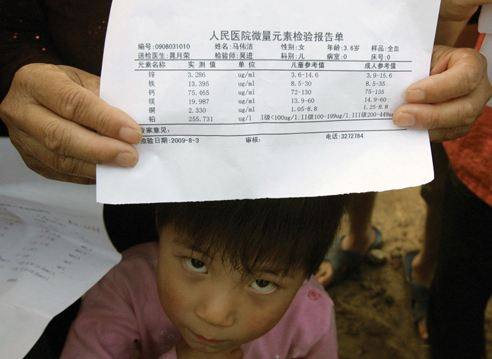
#> input picture 5.jpg, 492 x 359 px, found by its file name
$ python main.py   (older library calls are emulated)
#> lines starting #> are read from the running program, lines starting #| are printed output that depends on the picture; after the words box and inside, x2 and y2 are one past the last pixel; in counts of white or black regions, pixels touching at a corner belong together
# -*- coding: utf-8 -*-
import cv2
import numpy as np

class Detect(object):
    def __init__(self,path):
        self.path = path
    def load_gray(self):
        gray_img = cv2.imread(self.path,cv2.IMREAD_GRAYSCALE)
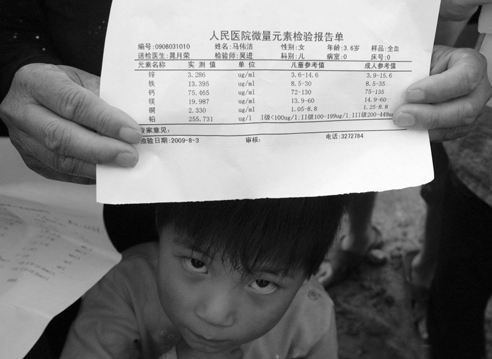
#> gray_img: shape (359, 492); min 0, max 255, mean 122.4
        return gray_img
    def preprocess(self,img):
        # 提取边缘 对y方向求梯度
        sobel_ = cv2.Sobel(img, cv2.CV_8U, 0, 1, ksize=3)
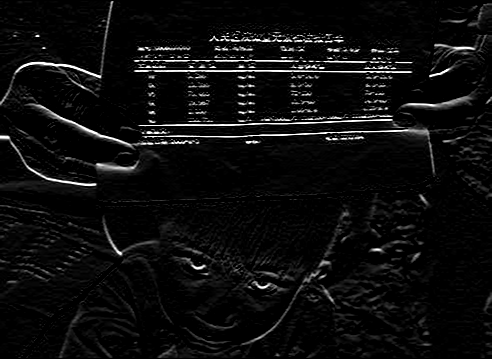
#> sobel_: shape (359, 492); min 0, max 255, mean 13

        # otsu 阈值选择
        _,binary = cv2.threshold(sobel_,0,255,cv2.THRESH_OTSU+cv2.THRESH_BINARY)
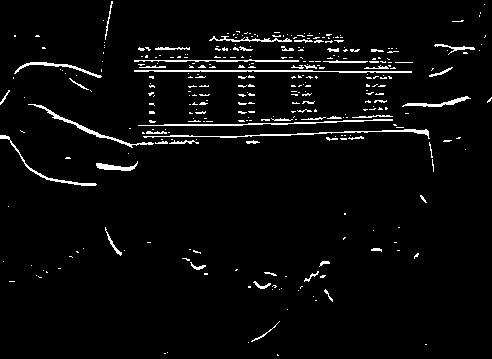
#> binary: shape (359, 492); 3.7% white in thin lines or dots
        # horizontal0 = np.concatenate((sobel_,binary),axis=1)
        # cv2.imshow("pre", horizontal0)
        # cv2.waitKey(0)
        # 膨胀与腐蚀算子
        kernel1 = cv2.getStructuringElement(cv2.MORPH_RECT,(2,3))
        kernel2 = cv2.getStructuringElement(cv2.MORPH_RECT,(6,5))

        dilation = cv2.dilate(binary,kernel1,iterations=6)
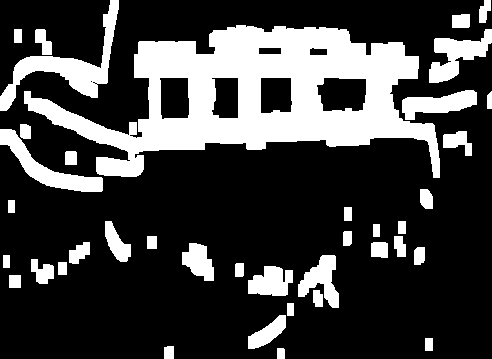
#> dilation: shape (359, 492); 25.3% white; 39 white regions, largest, box (x1, y1, x2, y2) and area: (24, 25, 440, 178) 27905, (0, 0, 119, 111) 3024, (0, 129, 103, 192) 1825
        # 腐蚀
        erosion = cv2.erode(dilation,kernel2,iterations=3)
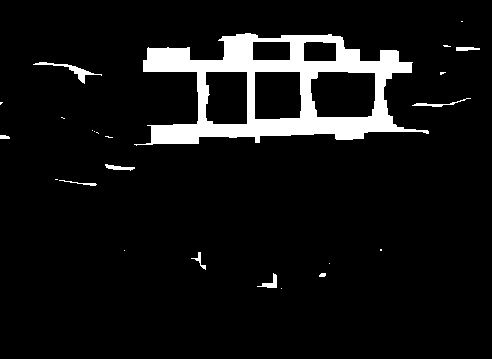
#> erosion: shape (359, 492); 7.5% white; 24 white regions (14 under 20 px), largest, box (x1, y1, x2, y2) and area: (134, 33, 429, 146) 12286, (33, 62, 102, 84) 268, (412, 98, 471, 107) 120

        image = cv2.dilate(erosion,kernel1,iterations=1)
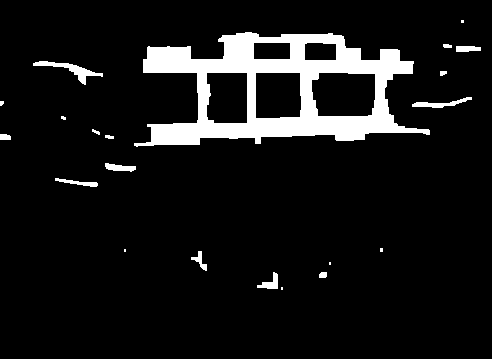
#> image: shape (359, 492); 8.8% white; 21 white regions (7 under 20 px), largest, box (x1, y1, x2, y2) and area: (134, 32, 430, 147) 13843, (33, 61, 103, 85) 431, (412, 97, 472, 108) 250
        self.pre_image = image
        horizontal = np.concatenate((dilation,erosion,image),axis=1)
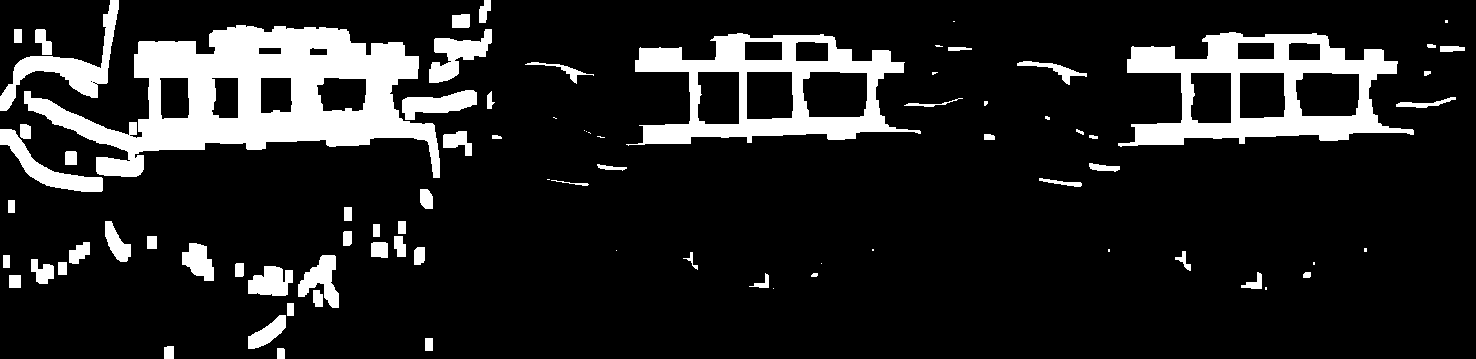
#> horizontal: shape (359, 1476); 13.8% white; 83 white regions (20 under 20 px)
        cv2.imshow("total_image",horizontal)
        cv2.waitKey(0)
    def find_region(self):
        region = []
        _,contour,hierarchy = cv2.findContours(self.pre_image,cv2.RETR_TREE,
                                               cv2.CHAIN_APPROX_SIMPLE)
#> contour = 26 contours, 10 with area under 20; largest, box (x1, y1, x2, y2) and area: (134, 32, 430, 147) 20820, (311, 72, 376, 117) 2611, (255, 72, 302, 119) 2062, (206, 72, 248, 124) 2008, (253, 42, 291, 60) 627
        # cv2.imshow("test",_)
        # cv2.waitKey(0)
        num = len(contour)
#> num = 26

        for i in range(num):
            cont = contour[i]
            # 去掉面积较小的轮廓
            area = cv2.contourArea(cont)
            # print(area)
            if (area<3000):
                continue

            # 找到最小矩形
            rect = cv2.minAreaRect(cont)
            # print("rect is:",rect)

            # box 是四个坐标
            box = cv2.boxPoints(rect)

            # print("box is:",box)
            height = abs(box[0][1] - box[2][1])
            width = abs(box[0][0] - box[2][0])

            if (height>width*1.2):
                continue
            region.append(box)
            self.region = region
#> this loop made 26 passes
#> area on passes 2, 3, 5, 8, 9, 11, 15, 17, 18, 19, 21, 22: 32.5, 133.5, 84, 112, 138.5, 46, 188, 350.5, 103, 21, 2611, 2061.5
#> (area, rect, height, width) on pass 20: (20819.5, ((280.3, 86.82), (295.3, 111.3), -1.4), 118.5, 292.5)
#> after the loop, region = [[[134, 146.1], [131.3, 34.77], [426.5, 27.57], [429.2, 138.9]]]
#> further down, RGB_img is the input picture: shape (359, 492, 3); mean B, G, R 110.9, 120.3, 131.1

    def draw(self,img):
        for box in self.region:
            cv2.drawContours(img,[box.astype(int)],0,(0,0,255),1)
#> this loop made 1 pass

        cv2.imshow("final_img",img)
        cv2.waitKey(0)


if __name__ == "__main__":
    path = "5.jpg"
    M = Detect(path)
    # Load image
    img = M.load_gray()
    M.preprocess(img)
    M.find_region()
    RGB_img = cv2.imread(path)
    M.draw(RGB_img)

$ run again, with 1.jpg copied over 5.jpg
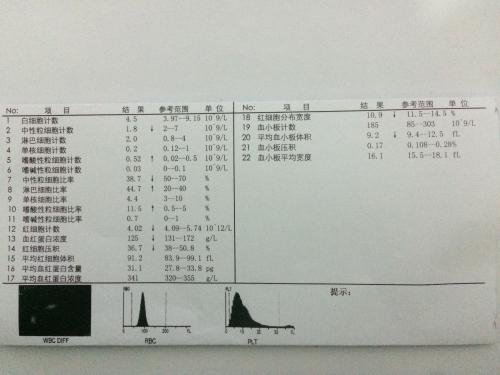
#> input picture 1.jpg, 500 x 375 px, found by its file name
#> in preprocess, `_,binary = cv2.threshold(sobel_,0,255,cv2.THRESH_OTSU+cv2.THRESH_BINARY)`:
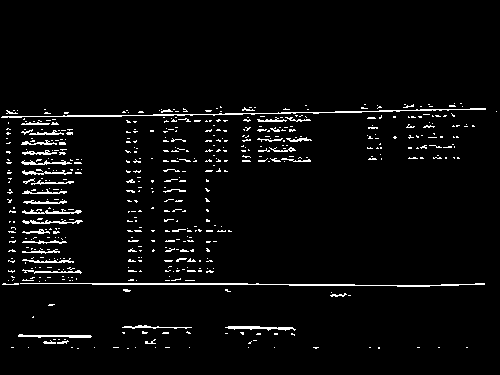
#> binary: shape (375, 500); 3.8% white in thin lines or dots, all inside (x1, y1, x2, y2) = (1, 103, 497, 349)
#> dilation: shape (375, 500); 28.1% white; 23 white regions, largest, box (x1, y1, x2, y2) and area: (1, 97, 492, 303) 44866, (11, 328, 101, 355) 1773, (225, 320, 302, 354) 1712
#> erosion: shape (375, 500); 9% white; 5 white regions, box (x1, y1, x2, y2) and area: (10, 105, 486, 297) 16087, (27, 335, 92, 344) 335, (234, 326, 296, 335) 263, (131, 326, 192, 344) 223, (461, 125, 475, 127) 27
#> image: shape (375, 500); 10.9% white; 5 white regions, box (x1, y1, x2, y2) and area: (10, 104, 487, 298) 19167, (27, 334, 93, 345) 476, (234, 325, 297, 336) 400, (131, 325, 193, 345) 365, (461, 124, 476, 128) 59
#> in preprocess, `horizontal = np.concatenate((dilation,erosion,image),axis=1)`:
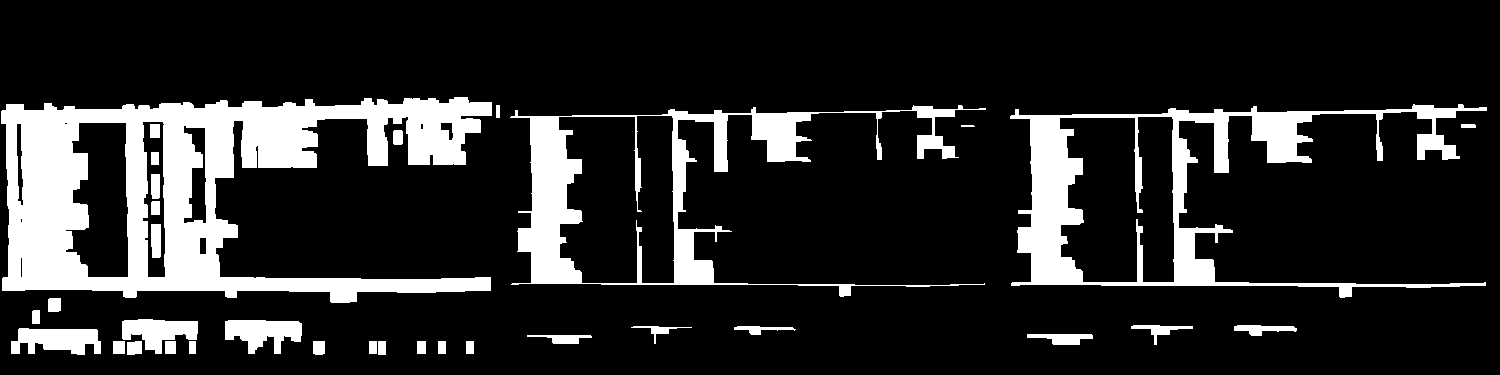
#> horizontal: shape (375, 1500); 16% white; 33 white regions
#> contour = 6 contours; box (x1, y1, x2, y2) and area: (10, 104, 487, 298) 33706, (59, 116, 175, 283) 16370, (27, 334, 93, 345) 402, (234, 325, 297, 336) 331, (131, 325, 193, 345) 288, (461, 124, 476, 128) 42
#> num = 6
#> the loop in find_region, `for i in range(num):` made 6 passes
#> area on passes 1 to 4: 402.5, 331, 287.5, 41.5
#> after the loop in find_region, `for i in range(num):`: region = [[[11.2, 301.2], [8.8, 109.1], [486, 103.1], [488.4, 295.2]]]
#> RGB_img is the input picture: shape (375, 500, 3); mean B, G, R 172.5, 179.1, 176.3
#> the loop in draw, `for box in self.region:` made 1 pass
#> box on pass 1: [[11.2, 301.2], [8.8, 109.1], [486, 103.1], [488.4, 295.2]]

$ run again, with 3.jpg copied over 5.jpg
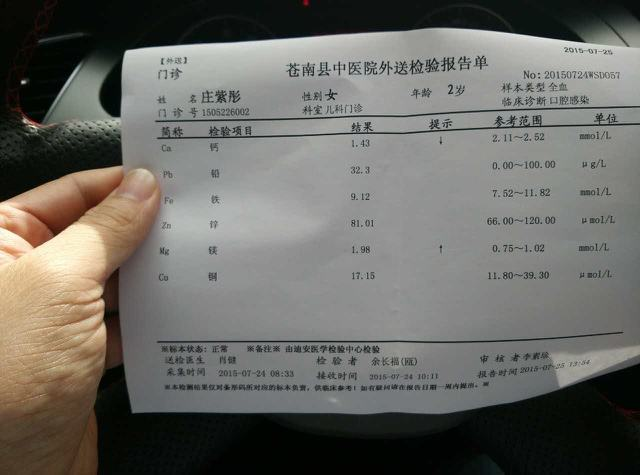
#> input picture 3.jpg, 640 x 475 px, found by its file name
#> binary: shape (475, 640); 3.9% white in thin lines or dots, all inside (x1, y1, x2, y2) = (0, 20, 640, 412)
#> dilation: shape (475, 640); 31% white; 44 white regions, largest, box (x1, y1, x2, y2) and area: (154, 66, 640, 159) 23026, (157, 327, 640, 398) 21477, (123, 18, 640, 87) 10019
#> erosion: shape (475, 640); 7.5% white; 52 white regions (21 under 20 px), largest, box (x1, y1, x2, y2) and area: (163, 73, 640, 151) 8443, (166, 337, 587, 392) 6143, (25, 284, 106, 368) 2049
#> image: shape (475, 640); 9.9% white; 48 white regions (8 under 20 px), largest, box (x1, y1, x2, y2) and area: (163, 72, 640, 152) 10452, (166, 334, 611, 393) 7847, (133, 25, 640, 56) 2738
#> in preprocess, `horizontal = np.concatenate((dilation,erosion,image),axis=1)`:
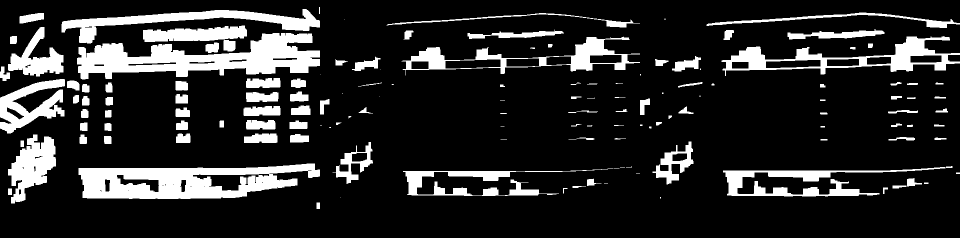
#> horizontal: shape (475, 1920) (shown at 1/2 size); 16.2% white; 144 white regions (29 under 20 px)
#> contour = 54 contours, 12 with area under 20; largest, box (x1, y1, x2, y2) and area: (163, 72, 640, 152) 13928, (166, 334, 611, 393) 6960, (25, 283, 107, 369) 2646, (133, 25, 640, 56) 2218, (295, 58, 489, 79) 1776
#> num = 54
#> the loop in find_region, `for i in range(num):` made 54 passes
#> area on passes 2, 3, 5, 8, 9, 10, 12, 13: 45.5, 97, 237, 26.5, 2646, 428, 63.5, 168
#> after the loop in find_region, `for i in range(num):`: region = [[[166.8, 395.4], [166, 341], [610, 333.8], [610.9, 388.2]], [[164, 154.7], [161.8, 85.22], [637.8, 69.55], [640.1, 139]]]
#> RGB_img is the input picture: shape (475, 640, 3); mean B, G, R 100.2, 105.4, 106.7
#> the loop in draw, `for box in self.region:` made 2 passes
#> box on passes 1 to 2: [[166.8, 395.4], [166, 341], [610, 333.8], [610.9, 388.2]], [[164, 154.7], [161.8, 85.22], [637.8, 69.55], [640.1, 139]]
